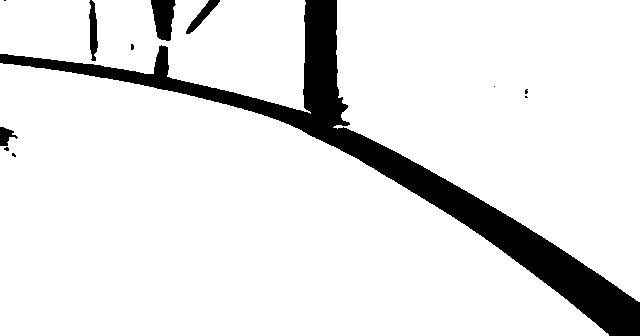
#> input picture images/Left 1010.jpg, 640 x 336 px
$ python -i imageProcessing.py   (imports and definitions only)
#> lines starting #> are read from the running program, lines starting #| are printed output that depends on the picture; after the words box and inside, x2 and y2 are one past the last pixel; in counts of white or black regions, pixels touching at a corner belong together
#> further down, picture is the input picture: shape (336, 640, 3); min 0, max 255, mean 228.9
import cv2
import os
import datetime
import numpy as np

def preprocess_image(image):
    """
    이미지 전처리 함수
    - 상단 30% 자르기
    - 그레이스케일 변환
    - 가우시안 블러
    - 이진화
    """
    # 이미지 크기 가져오기
    height, width, _ = image.shape
#> height = 336; width = 640

    # 위쪽 30% 자르기
    roi = image[int(height * 0.3):, :]
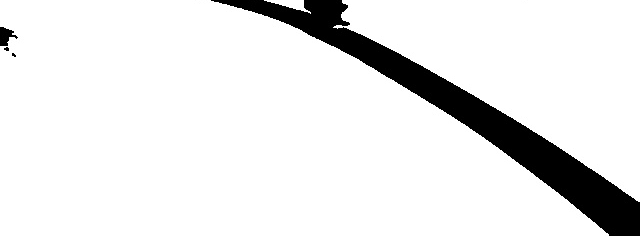
#> roi: shape (236, 640, 3); min 0, max 255, mean 231.1

    # 그레이스케일 변환
    gray = cv2.cvtColor(roi, cv2.COLOR_BGR2GRAY)

    # 가우시안 블러 적용
    blurred = cv2.GaussianBlur(gray, (5, 5), 0)

    # 이진화 (Thresholding)
    _, binary = cv2.threshold(blurred, 128, 255, cv2.THRESH_BINARY_INV)
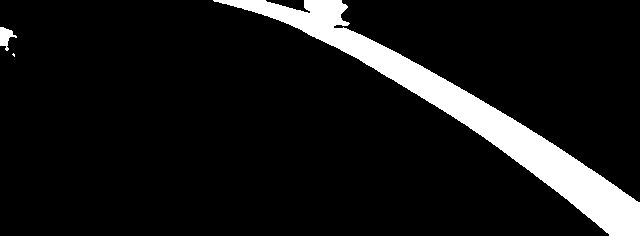
#> binary: shape (236, 640); 9.4% white; 3 white regions (1 under 20 px), largest, box (x1, y1, x2, y2) and area: (213, 0, 640, 236) 13961, (0, 27, 17, 51) 208

    return binary

def save_preprocessed_image(image, save_path, folder_name, image_name):
    """
    전처리된 이미지를 저장하는 함수
    """
    folder_path = os.path.join(save_path, folder_name)
    os.makedirs(folder_path, exist_ok=True)

    filename = f"processed_{image_name}"
    full_path = os.path.join(folder_path, filename)

    if cv2.imwrite(full_path, image):
        print(f"전처리된 이미지 저장 성공: {full_path}")
    else:
        print(f"이미지 저장 실패: {full_path}")

# 메인 함수
def main():
    # 원본 이미지 경로 및 저장 경로 설정
    base_image_path = r"C:\\test\\images"
    save_path = r"C:\\test\\processed_images"

    # 각 폴더에서 이미지 읽기 및 전처리 수행
    for folder_name in os.listdir(base_image_path):
        folder_path = os.path.join(base_image_path, folder_name)
        if os.path.isdir(folder_path):
            print(f"Processing folder: {folder_name}")
            image_files = [f for f in os.listdir(folder_path) if f.lower().endswith(('.png', '.jpg', '.jpeg'))]
            print(f"Found {len(image_files)} image(s) in folder {folder_name}")
            for image_name in image_files:
                image_path = os.path.join(folder_path, image_name)

                # 이미지 읽기
                image = cv2.imread(image_path)
                if image is None:
                    print(f"이미지를 읽을 수 없습니다: {image_path}")
                    continue

                # 전처리 수행
                processed_image = preprocess_image(image)

                # 전처리된 이미지 저장
                save_preprocessed_image(processed_image, save_path, folder_name, image_name)

# [2 lines not run here, left out]

>>> import cv2
>>> picture = cv2.imread('../../images/Left 1010.jpg')
>>> result = preprocess_image(picture)

$ run again, on images/Left 1082.jpg
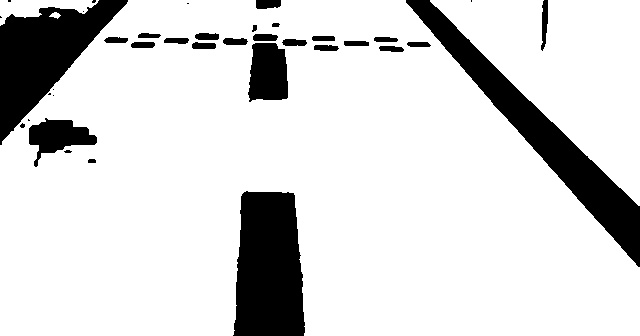
#> input picture images/Left 1082.jpg, 640 x 336 px
#> picture is the input picture: shape (336, 640, 3); min 0, max 255, mean 215.8
#> in preprocess_image, `roi = image[int(height * 0.3):, :]`:
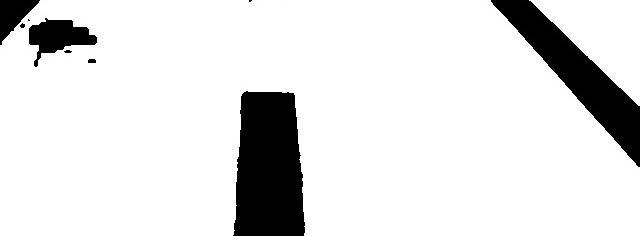
#> roi: shape (236, 640, 3); min 0, max 255, mean 224.2
#> in preprocess_image, `_, binary = cv2.threshold(blurred, 128, 255, cv2.THRESH_BINARY_INV)`:
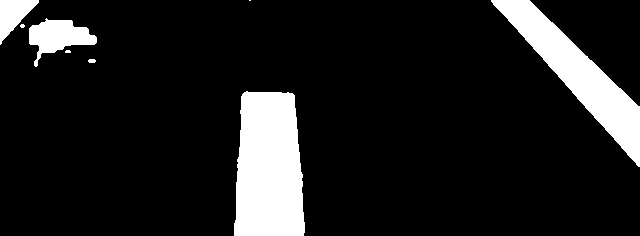
#> binary: shape (236, 640); 12.1% white; 8 white regions (3 under 20 px), largest, box (x1, y1, x2, y2) and area: (234, 91, 305, 236) 8945, (491, 0, 640, 167) 6675, (29, 18, 97, 67) 1630, (0, 0, 39, 45) 895, (88, 59, 96, 63) 28

$ run again, on images/Left 1112.jpg
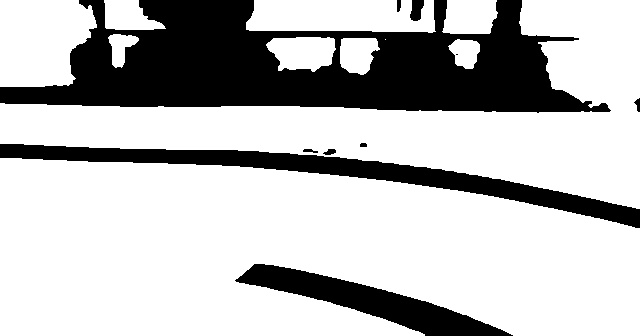
#> input picture images/Left 1112.jpg, 640 x 336 px
#> picture is the input picture: shape (336, 640, 3); min 0, max 255, mean 188.2
#> in preprocess_image, `blurred = cv2.GaussianBlur(gray, (5, 5), 0)`:
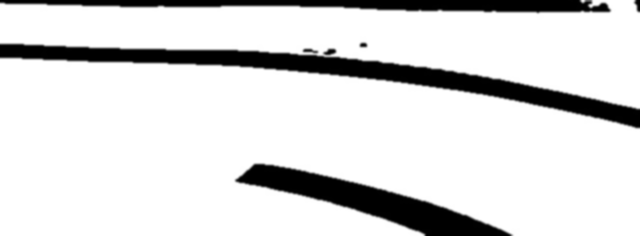
#> blurred: shape (236, 640); min 0, max 255, mean 217.9
#> in preprocess_image, `_, binary = cv2.threshold(blurred, 128, 255, cv2.THRESH_BINARY_INV)`:
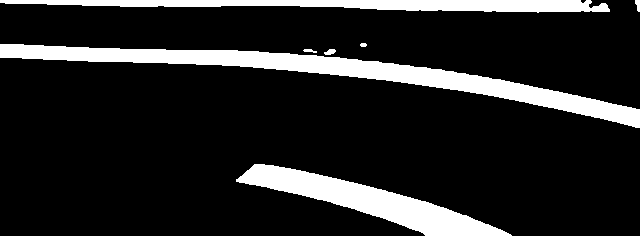
#> binary: shape (236, 640); 14.6% white; 7 white regions, largest, box (x1, y1, x2, y2) and area: (0, 44, 640, 128) 10549, (236, 164, 512, 236) 6412, (0, 0, 610, 13) 4880
